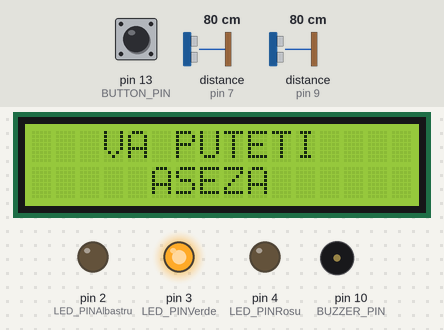
This sketch was run on a simulated Arduino Uno, built with avr-gcc and run on an emulated ATmega328P. Parts: 16×2 character LCD, output pins drawn as LEDs (lit = HIGH), buzzer (waves = sounding, pin HIGH). Wiring (inferred from the names in the program): 2 × ultrasonic range finder: trigger pin 6, echo pin 7 / trigger pin 8, echo pin 9. The test bench sets the inputs (shaded band); at power-on: distance to the obstacle (sensors on pin 7, pin 9) 80 cm, pin 13 (BUTTON_PIN) LOW. The echo pulse lasts 58.3 µs per cm; pins used as bus, display or sensor lines are not drawn; what the sketch prints to the serial monitor is not drawn.

Above: at 1.2 s.
1.3 s: distance to the obstacle (sensor on pin 7) set to 55 cm
4.4 s: distance to the obstacle (sensor on pin 7) set to 46 cm
At 5.2 s:
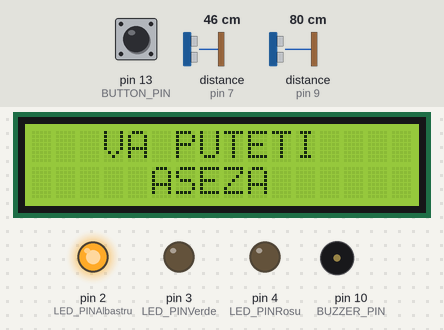
6.8 s: distance to the obstacle (sensor on pin 9) set to 17 cm
8.3 s: distance to the obstacle (sensor on pin 9) set to 13 cm
At 9.3 s:
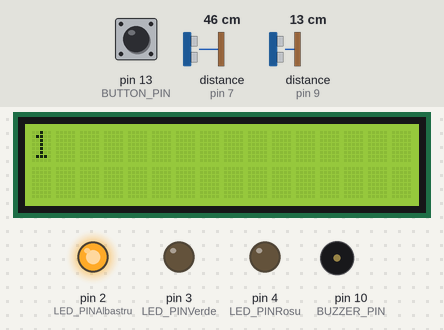
11.0 s: distance to the obstacle (sensor on pin 7) set to 32 cm
At 13.9 s:
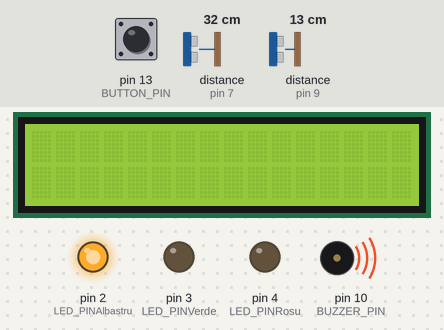
14.1 s: distance to the obstacle (sensor on pin 7) set to 28 cm
At 15.4 s:
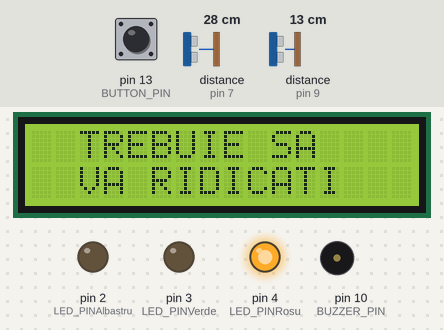
Timing chart, 0 to 18.0 s (numbered marks = the images above; inputs shaded):
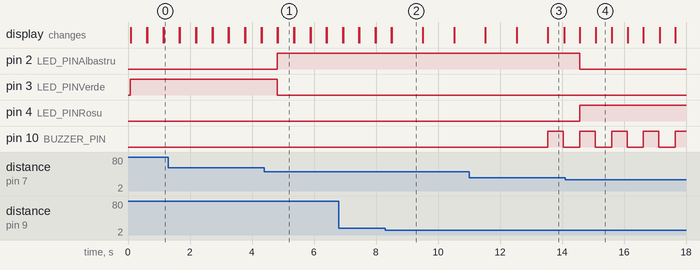

Measured:
- the behaviour switches between 51 and 50 cm on distance to the obstacle (sensor on pin 7) (found by bisection; images 0 and 1)
- the behaviour switches between 16 and 15 cm on distance to the obstacle (sensor on pin 9) (found by bisection; images 1 and 2)
- the behaviour switches between 31 and 30 cm on distance to the obstacle (sensor on pin 7) (found by bisection; images 3 and 4)
- after the input at 4.4 s, pin 2 (LED_PINAlbastru): LOW → HIGH after 0.41 s; pin 3 (LED_PINVerde): HIGH → LOW after 0.41 s
- after the input at 8.3 s, the display: first differs from a run without the input after 0.20 s (image 2)
- after the input at 14.1 s, pin 2 (LED_PINAlbastru): HIGH → LOW after 0.47 s; pin 4 (LED_PINRosu): LOW → HIGH after 0.47 s
- by itself, pin 10 (BUZZER_PIN): alternates HIGH for 0.50 s and LOW for 0.53 s

The sketch:

PROIECT_MT.ino
```cpp
#include <Wire.h>
#include <LiquidCrystal_I2C.h>

LiquidCrystal_I2C lcd(0x27, 16, 2);

const int TRIG_PIN1 = 6;
const int ECHO_PIN1 = 7;
const int TRIG_PIN2 = 8;
const int ECHO_PIN2 = 9;
const int LED_PINVerde  = 3;
const int LED_PINRosu = 4;
const int LED_PINAlbastru = 2;
const int BUZZER_PIN = 10;
const int BUTTON_PIN = 13;
const int DISTANCE_THRESHOLD = 50;
const int DISTANCE = 30;
float duration_us, distance_cm;
float duration, distance;
bool asezat = false;
int counter = 0;
int snoozeTime = -10;

void setup() {
  Serial.begin (9600);

  lcd.begin();
  lcd.backlight();


  pinMode(TRIG_PIN1, OUTPUT);
  pinMode(ECHO_PIN1, INPUT);
  pinMode(TRIG_PIN2, OUTPUT);
  pinMode(ECHO_PIN2, INPUT);

  pinMode(LED_PINVerde, OUTPUT);
  pinMode(LED_PINRosu, OUTPUT);
  pinMode(LED_PINAlbastru, OUTPUT);

  pinMode(BUZZER_PIN, OUTPUT);
  digitalWrite(BUZZER_PIN, LOW);

  pinMode(BUTTON_PIN, INPUT);
}


void loop() {
  digitalWrite(TRIG_PIN1, HIGH);
    delayMicroseconds(10);
    digitalWrite(TRIG_PIN1, LOW);
    duration_us = pulseIn(ECHO_PIN1, HIGH);
    distance_cm = 0.017 * duration_us;
    if(distance_cm > DISTANCE_THRESHOLD){
    digitalWrite(LED_PINVerde, HIGH);
    digitalWrite(LED_PINRosu,LOW);
    digitalWrite(LED_PINAlbastru,LOW);
    }
    else{ if(distance_cm>DISTANCE){
          digitalWrite(LED_PINVerde, LOW);
          digitalWrite(LED_PINAlbastru,HIGH);
          digitalWrite(LED_PINRosu,LOW);
    }

    else {
    digitalWrite(LED_PINVerde,LOW);
    digitalWrite(LED_PINAlbastru,LOW);
    digitalWrite(LED_PINRosu,HIGH);
    }

    }
    Serial.print("distance: ");
    Serial.print(distance_cm);
    Serial.println(" cm");
    //delay(500);

  //SCAUN

  lcd.clear();
  digitalWrite(TRIG_PIN2, HIGH);
  delayMicroseconds(10);
  digitalWrite(TRIG_PIN2, LOW);
  duration = pulseIn(ECHO_PIN2, HIGH);
  distance = 0.017 * duration;


  if (distance < 15) {
    if (asezat) {
      counter++;
      if (counter > 5) {
        int but = digitalRead(BUTTON_PIN);

        if (but == 1) {
          snoozeTime = counter;
        }

        if (counter - snoozeTime > 10) {
          digitalWrite(BUZZER_PIN, HIGH);
          delay(500);
          digitalWrite(BUZZER_PIN, LOW);
          //delay(250);
        } else {
          delay(500);
        }


        lcd.setCursor(2, 0);
        lcd.print("TREBUIE SA");
        lcd.setCursor(2, 1);
        lcd.print("VA RIDICATI");
        //          lcd.print(counter);
        //          lcd.print(" ");
        //          lcd.print(snoozeTime);

        delay(500);
      } else {
        snoozeTime = -10;
        lcd.print(counter);
        delay(1000);
      }
    } else {
      asezat = true;
      counter = 0;
    }
  } else {
    digitalWrite(BUZZER_PIN, LOW);
    asezat = false;
    lcd.setCursor(3, 0);
    lcd.print("VA PUTETI");
    lcd.setCursor(5, 1);
    lcd.print("ASEZA");
    delay(500);
  }
}
```
